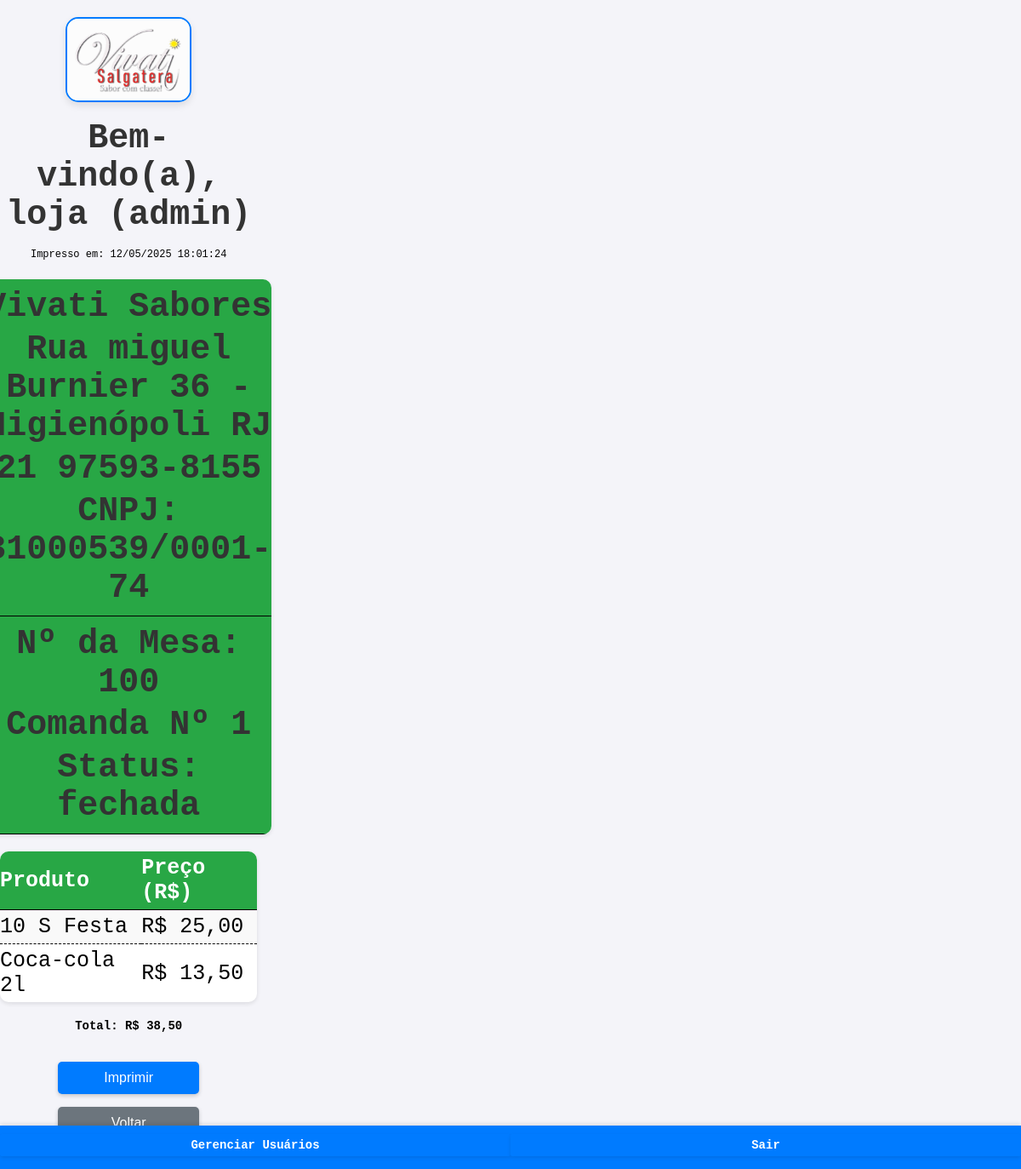
The page /imprimir_comanda.php?id=244 (signed in) on the database its author committed.
### tables this page shows
CREATE TABLE `usuarios` (
  `id` int(11) NOT NULL,
  `nome` varchar(100) NOT NULL,
  `senha` varchar(255) NOT NULL,
  `papel` enum('admin','user') NOT NULL DEFAULT 'user'
);

CREATE TABLE `comandas` (
  `id` int(11) NOT NULL,
  `numero` int(11) NOT NULL,
  `aberta` tinyint(1) DEFAULT 1,
  `mesa` int(11) DEFAULT NULL,
  `status` enum('aberta','fechada') NOT NULL DEFAULT 'aberta',
  `criado_em` timestamp NOT NULL DEFAULT current_timestamp(),
  `data_fechamento` datetime DEFAULT NULL
);

CREATE TABLE `itens` (
  `id` int(11) NOT NULL,
  `comanda_id` int(11) NOT NULL,
  `produto` varchar(255) NOT NULL,
  `descricao` varchar(255) DEFAULT NULL,
  `quantidade` int(11) NOT NULL,
  `preco` decimal(10,2) NOT NULL,
  `criado_em` timestamp NOT NULL DEFAULT current_timestamp(),
  `atendido` tinyint(1) DEFAULT 0
);

### imprimir_comanda.php (the view, shortened to what this page needs)
<?php
include 'db.php';
include "autenticar.php";
$comanda_id = isset($_GET['id']) ? intval($_GET['id']) : 0;
if ($comanda_id > 0) {
    $stmt = $pdo->prepare("SELECT * FROM comandas WHERE id = ?");
    $stmt->execute([$comanda_id]);
    $comanda = $stmt->fetch();
    $stmt = $pdo->prepare("SELECT * FROM itens WHERE comanda_id = ?");
    $stmt->execute([$comanda_id]);
    $itens = $stmt->fetchAll();
} else {
    echo "Comanda não encontrada.";
    exit;
}
?>
<!DOCTYPE html>
<html>
<head>
</head>
<body>
    <table>
        <tr>
            <th>
                <h1>Vivati Sabores</h1>
                <h2>Rua miguel Burnier 36 - Higienópoli RJ</h2>
                <h2>21 97593-8155</h2>
                <h2>CNPJ: 31000539/0001-74</h2>
            </th>
        </tr>
        <tr>
            <th>
                <h1>Nº da Mesa: <?= htmlspecialchars($comanda['mesa']) ?></h1>
                <h1>Comanda Nº <?= htmlspecialchars($comanda['numero']) ?></h1>
                <h2>Status: <?= htmlspecialchars($comanda['status']) ?></h2>
            </th>
        </tr>
        <p class="datetime">Impresso em: <?= date('d/m/Y H:i:s') ?></p>
    </table>
    <table>
        <tr>
            <th>Produto</th>
            <th>Preço (R$)</th>
        </tr>
        <?php
        $total = 0;
        foreach ($itens as $item):
            $total += $item['preco'];
        ?>
        <tr>
            <td><?= htmlspecialchars($item['produto']) ?></td>
            <td>R$ <?= number_format($item['preco'], 2, ',', '.') ?></td>
        </tr>
        <?php endforeach; ?>
    </table>
    <p class="total">Total: R$ <?= number_format($total, 2, ',', '.') ?></p>
    <div class="no-print">
        <button onclick="window.print()">Imprimir</button>
        <a href="abrir_comanda.php" style="text-decoration: none;">
            <button style="background-color: #6c757d;">Voltar</button>
        </a>
    </div>
</body>
</html>

### autenticar.php (shortened to what this page needs)
<?php
include 'db.php';
$stmt = $pdo->prepare("SELECT id, nome, papel FROM usuarios WHERE id = ?");
$stmt->execute([$_SESSION['usuario_id']]);
$usuario = $stmt->fetch(PDO::FETCH_ASSOC);
$nome_usuario = htmlspecialchars($usuario['nome']);
$papel_usuario = htmlspecialchars($usuario['papel']);
?>
<!DOCTYPE html>
<html>
<head>
    <link rel="stylesheet" href="style/style.css">
</head>
<body>
<header>
    <img  src="imgs/logo_mini.png" alt="Imagem de Login" class="login-image">
        <h1>Bem-vindo(a), <?= $nome_usuario ?> (<?= $papel_usuario ?>)</h1>
        <nav class="navbar">
        <?php if ($papel_usuario === 'admin'): ?>
            <a href="cadastrar_usuario.php" class="butt">Gerenciar Usuários</a>
        <?php endif; ?>
        <a href="logout.php" class="butt">Sair</a>
    </nav>
</header>
</body>
</html>

### style/style.css (style rules this page uses)
body { font-family: 'Arial', sans-serif; background-color: #f4f4f9; margin: 0; padding: 0; display: flex; flex-direction: column; align-items: center; min-height: 100vh; }
.login-image { max-width: 50%; height: auto; display: block; margin: 20px auto; border-radius: 15px; box-shadow: 0 4px 8px rgba(0, 0, 0, 0.1); border: 2px solid #007BFF; transition: transform 0.3s ease-in-out; }
h1, h2 { color: #333; font-size: 40px; text-align: center; margin-top: 50px; }
.butt { width: 100%; display: block; text-decoration: none; background-color: #007BFF; color: #fff; font-size: 25px; font-weight: bold; text-align: center; margin-bottom: 5px; padding: 5px; border-radius: 2px; box-shadow: 0 2px 4px rgba(0, 0, 0, 0.1); transition: background-color 0.3s ease, transform 0.2s ease; }
button { background-color: #007BFF; color: white; padding: 12px 20px; border: none; border-radius: 8px; cursor: pointer; font-size: 16px; width: 100%; box-sizing: border-box; margin-bottom: 15px; box-shadow: 0 2px 5px rgba(0, 0, 0, 0.2); transition: background-color 0.3s ease; }
table { width: 80%; border-collapse: collapse; margin: 50px 0; background-color: #fff; border-radius: 10px; overflow: hidden; box-shadow: 0 2px 5px rgba(0, 0, 0, 0.1); padding: 20px; box-sizing: border-box; }
table th, table td { padding: 12px; text-align: center; border-bottom: 1px solid #ddd; font-size: 25px; }
table th { background-color: #28a745; color: white; font-weight: bold; }
table tr:last-child td { border:black; }
table tr:nth-child(even) { background-color: #f9f9f9; }
.navbar { position: fixed; bottom: 0; left: 0; width: 100%; background-color: #007BFF; display: flex; justify-content: space-around; padding: 10px 0; box-shadow: 0 -2px 5px rgba(0, 0, 0, 0.1); }
.navbar a { color: white; font-size: 14px; text-align: center; }

### imprimir_comanda.php (style rules this page uses)
body { font-family: 'Courier New', Courier, monospace; font-size: 12px; margin: 0; padding: 0; width: 80mm; }
h1, h2 { text-align: center; margin: 5px 0; }
table { width: 100%; border-collapse: collapse; margin: 10px 0; }
table th, table td { text-align: left; padding: 5px 0; }
table th { font-weight: bold; border-bottom: 1px solid #000; }
table td { border-bottom: 1px dashed #000; }
.total { text-align: right; font-size: 14px; font-weight: bold; margin-top: 10px; }
.no-print { text-align: center; margin: 20px 0; }
.no-print button { padding: 10px 15px; background-color: #007BFF; color: white; border: none; border-radius: 5px; cursor: pointer; }

### rows shown on the page
usuarios: nome "loja", papel "admin"
comandas: mesa "100", numero "1", status "fechada"
itens: produto "10 S Festa", preco "25,00"
itens: produto "Coca-cola 2l", preco "13,50"

### other values the page prints
$total "38,50"
